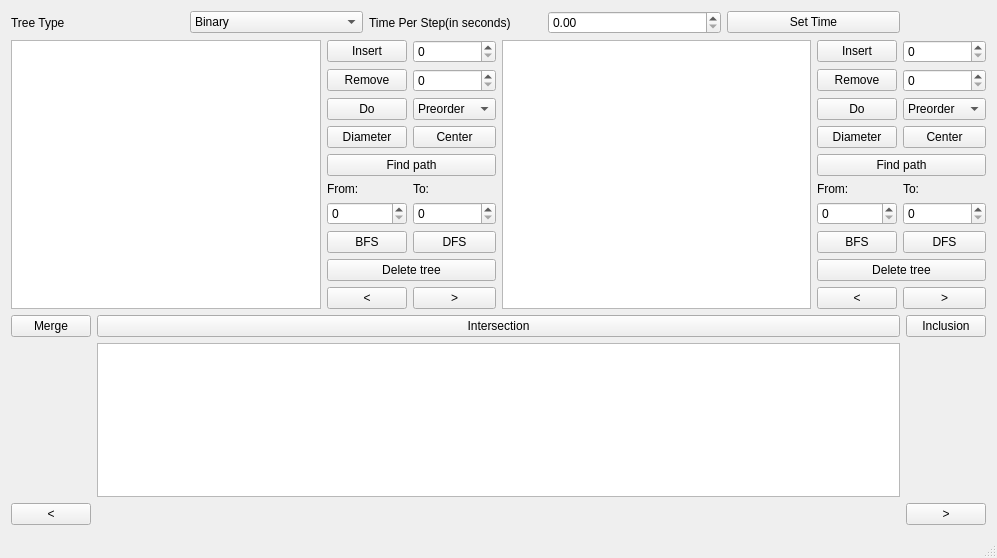
<?xml version="1.0" encoding="UTF-8"?>
<ui version="4.0">
 <class>MainWindow</class>
 <widget class="QMainWindow" name="MainWindow">
  <property name="geometry">
   <rect>
    <x>0</x>
    <y>0</y>
    <width>997</width>
    <height>558</height>
   </rect>
  </property>
  <property name="windowTitle">
   <string>MainWindow</string>
  </property>
  <widget class="QWidget" name="centralWidget">
   <layout class="QGridLayout" name="gridLayout_5">
    <item row="1" column="0" colspan="3">
     <layout class="QGridLayout" name="gridLayout_4">
      <item row="0" column="1">
       <layout class="QGridLayout" name="gridLayout_2">
        <item row="4" column="0" colspan="2">
         <widget class="QPushButton" name="findPath1BTN">
          <property name="text">
           <string>Find path</string>
          </property>
         </widget>
        </item>
        <item row="1" column="0">
         <widget class="QPushButton" name="remove1BTN">
          <property name="text">
           <string>Remove</string>
          </property>
         </widget>
        </item>
        <item row="3" column="0">
         <widget class="QPushButton" name="diametr1BTN">
          <property name="text">
           <string>Diameter</string>
          </property>
         </widget>
        </item>
        <item row="6" column="0">
         <widget class="QSpinBox" name="from1"/>
        </item>
        <item row="2" column="0">
         <widget class="QPushButton" name="order1BTN">
          <property name="text">
           <string>Do</string>
          </property>
         </widget>
        </item>
        <item row="8" column="0" colspan="2">
         <widget class="QPushButton" name="delete1TreeBTN">
          <property name="text">
           <string>Delete tree</string>
          </property>
         </widget>
        </item>
        <item row="5" column="0">
         <widget class="QLabel" name="lbl2">
          <property name="text">
           <string>From:</string>
          </property>
         </widget>
        </item>
        <item row="2" column="1">
         <widget class="QComboBox" name="order_cb1">
          <item>
           <property name="text">
            <string>Preorder</string>
           </property>
          </item>
          <item>
           <property name="text">
            <string>Postorder</string>
           </property>
          </item>
          <item>
           <property name="text">
            <string>Inorder</string>
           </property>
          </item>
         </widget>
        </item>
        <item row="9" column="0">
         <widget class="QPushButton" name="prev1">
          <property name="text">
           <string>&lt;</string>
          </property>
         </widget>
        </item>
        <item row="0" column="0">
         <widget class="QPushButton" name="insert1BTN">
          <property name="text">
           <string>Insert</string>
          </property>
         </widget>
        </item>
        <item row="9" column="1">
         <widget class="QPushButton" name="next1">
          <property name="text">
           <string>&gt;</string>
          </property>
         </widget>
        </item>
        <item row="5" column="1">
         <widget class="QLabel" name="lbl3">
          <property name="text">
           <string>To:</string>
          </property>
         </widget>
        </item>
        <item row="6" column="1">
         <widget class="QSpinBox" name="to1"/>
        </item>
        <item row="1" column="1">
         <widget class="QSpinBox" name="removeElem1"/>
        </item>
        <item row="3" column="1">
         <widget class="QPushButton" name="Center1BTN">
          <property name="text">
           <string>Center</string>
          </property>
         </widget>
        </item>
        <item row="0" column="1">
         <widget class="QSpinBox" name="insElem1"/>
        </item>
        <item row="7" column="0">
         <widget class="QPushButton" name="bfs1BTN">
          <property name="text">
           <string>BFS</string>
          </property>
         </widget>
        </item>
        <item row="7" column="1">
         <widget class="QPushButton" name="dfs1BTN">
          <property name="text">
           <string>DFS</string>
          </property>
         </widget>
        </item>
       </layout>
      </item>
      <item row="0" column="3">
       <layout class="QGridLayout" name="gridLayout_3">
        <item row="9" column="1">
         <widget class="QPushButton" name="next2">
          <property name="text">
           <string>&gt;</string>
          </property>
         </widget>
        </item>
        <item row="3" column="0">
         <widget class="QPushButton" name="diametr2BTN">
          <property name="text">
           <string>Diameter</string>
          </property>
         </widget>
        </item>
        <item row="9" column="0">
         <widget class="QPushButton" name="prev2">
          <property name="text">
           <string>&lt;</string>
          </property>
         </widget>
        </item>
        <item row="3" column="1">
         <widget class="QPushButton" name="Center2BTN">
          <property name="text">
           <string>Center</string>
          </property>
         </widget>
        </item>
        <item row="8" column="0" colspan="2">
         <widget class="QPushButton" name="delete2TreeBTN">
          <property name="text">
           <string>Delete tree</string>
          </property>
         </widget>
        </item>
        <item row="5" column="1">
         <widget class="QLabel" name="lbl5">
          <property name="text">
           <string>To:</string>
          </property>
         </widget>
        </item>
        <item row="4" column="0" colspan="2">
         <widget class="QPushButton" name="findPath2BTN">
          <property name="text">
           <string>Find path</string>
          </property>
         </widget>
        </item>
        <item row="2" column="1">
         <widget class="QComboBox" name="order_cb2">
          <item>
           <property name="text">
            <string>Preorder</string>
           </property>
          </item>
          <item>
           <property name="text">
            <string>Postorder</string>
           </property>
          </item>
          <item>
           <property name="text">
            <string>Inorder</string>
           </property>
          </item>
         </widget>
        </item>
        <item row="1" column="1">
         <widget class="QSpinBox" name="removeElem2"/>
        </item>
        <item row="5" column="0">
         <widget class="QLabel" name="lbl4">
          <property name="text">
           <string>From:</string>
          </property>
         </widget>
        </item>
        <item row="2" column="0">
         <widget class="QPushButton" name="order2BTN">
          <property name="text">
           <string>Do</string>
          </property>
         </widget>
        </item>
        <item row="6" column="0">
         <widget class="QSpinBox" name="from2"/>
        </item>
        <item row="0" column="1">
         <widget class="QSpinBox" name="insElem2"/>
        </item>
        <item row="6" column="1">
         <widget class="QSpinBox" name="to2"/>
        </item>
        <item row="0" column="0">
         <widget class="QPushButton" name="insert2BTN">
          <property name="text">
           <string>Insert</string>
          </property>
         </widget>
        </item>
        <item row="1" column="0">
         <widget class="QPushButton" name="remove2BTN">
          <property name="text">
           <string>Remove</string>
          </property>
         </widget>
        </item>
        <item row="7" column="0">
         <widget class="QPushButton" name="bfs2BTN">
          <property name="text">
           <string>BFS</string>
          </property>
         </widget>
        </item>
        <item row="7" column="1">
         <widget class="QPushButton" name="dfs2BTN">
          <property name="text">
           <string>DFS</string>
          </property>
         </widget>
        </item>
       </layout>
      </item>
      <item row="0" column="0">
       <widget class="QCGView" name="firstTree_img"/>
      </item>
      <item row="0" column="2">
       <widget class="QCGView" name="secondTree_img"/>
      </item>
     </layout>
    </item>
    <item row="3" column="1">
     <widget class="QCGView" name="resultImg"/>
    </item>
    <item row="4" column="2">
     <widget class="QPushButton" name="next3">
      <property name="text">
       <string>&gt;</string>
      </property>
     </widget>
    </item>
    <item row="2" column="0">
     <widget class="QPushButton" name="mergeBTN">
      <property name="text">
       <string>Merge</string>
      </property>
     </widget>
    </item>
    <item row="2" column="1">
     <widget class="QPushButton" name="intersectionBTN">
      <property name="text">
       <string>Intersection</string>
      </property>
     </widget>
    </item>
    <item row="0" column="0" colspan="2">
     <layout class="QGridLayout" name="gridLayout">
      <item row="0" column="4">
       <widget class="QPushButton" name="SetTime">
        <property name="text">
         <string>Set Time</string>
        </property>
       </widget>
      </item>
      <item row="0" column="2">
       <widget class="QLabel" name="label">
        <property name="text">
         <string>Time Per Step(in seconds)</string>
        </property>
       </widget>
      </item>
      <item row="0" column="1">
       <widget class="QComboBox" name="treeType_cb">
        <item>
         <property name="text">
          <string>Binary</string>
         </property>
        </item>
        <item>
         <property name="text">
          <string>Red-Black</string>
         </property>
        </item>
        <item>
         <property name="text">
          <string>Splay</string>
         </property>
        </item>
        <item>
         <property name="text">
          <string>B+</string>
         </property>
        </item>
       </widget>
      </item>
      <item row="0" column="0">
       <widget class="QLabel" name="lbl1">
        <property name="text">
         <string>Tree Type</string>
        </property>
       </widget>
      </item>
      <item row="0" column="3">
       <widget class="QDoubleSpinBox" name="time"/>
      </item>
     </layout>
    </item>
    <item row="2" column="2">
     <widget class="QPushButton" name="inclusionBTN">
      <property name="text">
       <string>Inclusion</string>
      </property>
     </widget>
    </item>
    <item row="4" column="0">
     <widget class="QPushButton" name="prev3">
      <property name="text">
       <string>&lt;</string>
      </property>
     </widget>
    </item>
   </layout>
  </widget>
  <widget class="QMenuBar" name="menuBar">
   <property name="geometry">
    <rect>
     <x>0</x>
     <y>0</y>
     <width>997</width>
     <height>22</height>
    </rect>
   </property>
  </widget>
  <widget class="QStatusBar" name="statusBar"/>
 </widget>
 <layoutdefault spacing="6" margin="11"/>
 <customwidgets>
  <customwidget>
   <class>QCGView</class>
   <extends>QGraphicsView</extends>
   <header location="global">qcgview.h</header>
  </customwidget>
 </customwidgets>
 <resources/>
 <connections/>
</ui>
